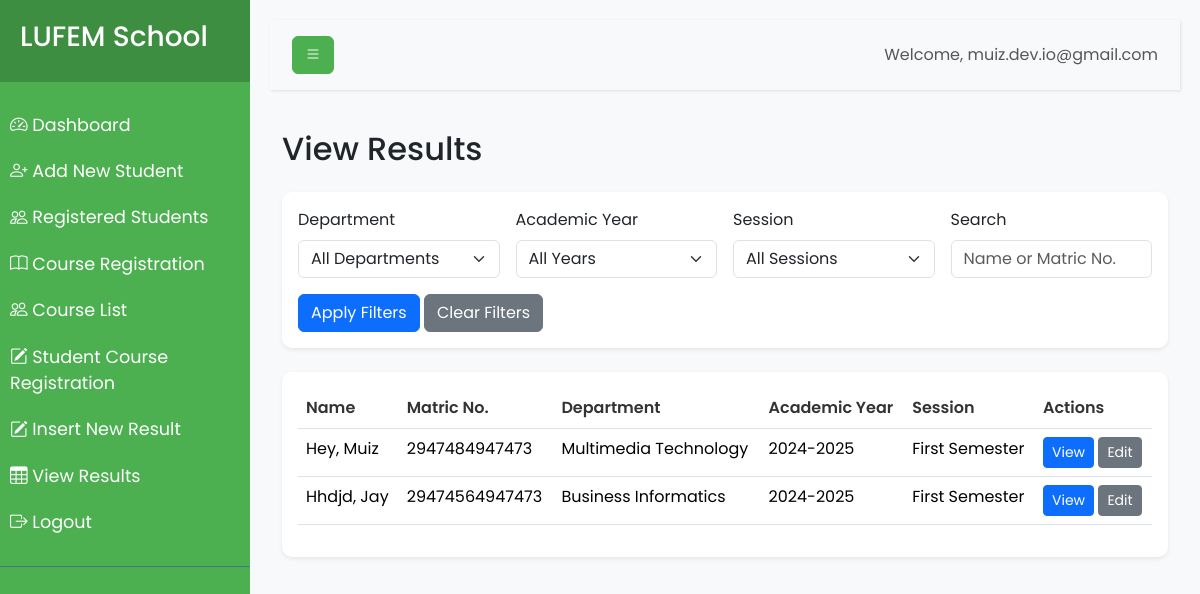
Page /dashboard/view_result.php (signed in) on the earlier database version.
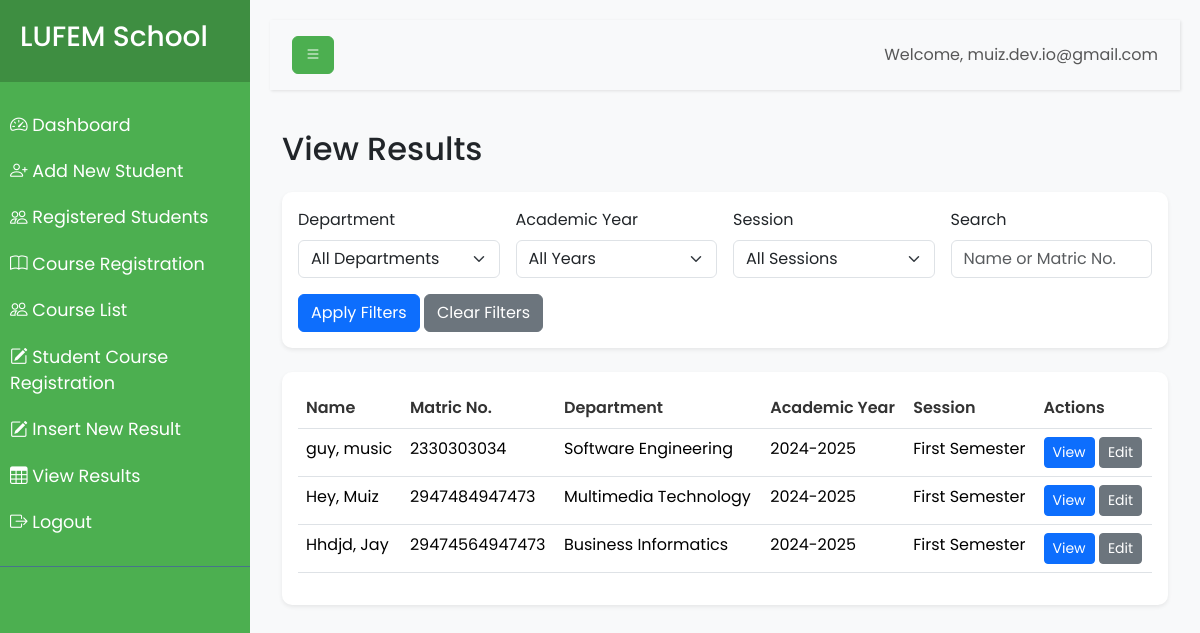
Same page on the later database version.
### tables this page shows
CREATE TABLE `Students` (
  `student_id` int(11) NOT NULL,
  `matriculation_number` varchar(20) NOT NULL,
  `first_name` varchar(50) NOT NULL,
  `last_name` varchar(50) NOT NULL,
  `department_id` int(11) NOT NULL,
  `gender` enum('Male','Female','Other') NOT NULL,
  `class` enum('ND1','ND2','HND1','HND2') NOT NULL,
  `academic_year_id` int(11) NOT NULL,
  `session_id` int(11) NOT NULL,
  `password` varchar(255) NOT NULL
);

CREATE TABLE `Departments` (
  `department_id` int(11) NOT NULL,
  `department_name` varchar(100) NOT NULL
);

### db.php (called while the page is built, shortened)
<?php
$host = 'localhost';
$dbname = 'lf';
$username = 'root';
$password = '';
try {
    $conn = new mysqli($host, $username, $password, $dbname);
} catch (Exception $e) {
    die("Database connection failed: " . $e->getMessage());
}
function executeQuery($sql, $params = []) {
    global $conn;
    $stmt = $conn->prepare($sql);
    if (!empty($params)) {
        $types = str_repeat('s', count($params));
        $stmt->bind_param($types, ...$params);
    }
    $stmt->execute();
    return $stmt;
}
function fetchAll($sql, $params = []) {
    $stmt = executeQuery($sql, $params);
    $result = $stmt->get_result();
    return $result->fetch_all(MYSQLI_ASSOC);
}

### dashboard/view_result.php (the view, shortened to what the changed rows need)
<?php
require_once '../db.php';
$page = isset($_GET['page']) ? (int)$_GET['page'] : 1;
$limit = 10;
$offset = ($page - 1) * $limit;
$query = "SELECT DISTINCT s.student_id, s.first_name, s.last_name, s.matriculation_number,
               d.department_name, ay.academic_year, sess.session_name
        FROM Students s
        JOIN Departments d ON s.department_id = d.department_id
        JOIN Results r ON s.student_id = r.student_id
        JOIN AcademicYears ay ON r.academic_year_id = ay.academic_year_id
        JOIN Sessions sess ON r.session_id = sess.session_id
        WHERE 1=1";
$params = [];
$query .= " ORDER BY s.last_name, s.first_name";
$query .= " LIMIT ? OFFSET ?";
$params[] = $limit;
$params[] = $offset;
$results = fetchAll($query, $params);
?>
<!DOCTYPE html>
<html lang="en">
<head>
    <link href="https://cdn.jsdelivr.net/npm/bootstrap@5.3.3/dist/css/bootstrap.min.css" rel="stylesheet">
    <link href="https://cdn.jsdelivr.net/npm/bootstrap-icons@1.7.2/font/bootstrap-icons.css" rel="stylesheet">
    <link rel="stylesheet" href="../css/dashboard.css">
</head>
<body>
    <div class="wrapper">
        <div id="content">
            <div class="container-fluid mt-4">
                <h2 class="mb-4">View Results</h2>
                <div class="card shadow-sm">
                    <div class="card-body">
                        <div class="table-responsive">
                            <table class="table table-hover">
                                <thead>
                                    <tr>
                                        <th>Name</th>
                                        <th>Matric No.</th>
                                        <th>Department</th>
                                        <th>Academic Year</th>
                                        <th>Session</th>
                                        <th>Actions</th>
                                    </tr>
                                </thead>
                                <tbody>
                                    <?php foreach ($results as $result): ?>
                                        <tr>
                                            <td><?php echo htmlspecialchars($result['last_name'] . ', ' . $result['first_name']); ?></td>
                                            <td><?php echo htmlspecialchars($result['matriculation_number']); ?></td>
                                            <td><?php echo htmlspecialchars($result['department_name']); ?></td>
                                            <td><?php echo htmlspecialchars($result['academic_year']); ?></td>
                                            <td><?php echo htmlspecialchars($result['session_name']); ?></td>
                                            <td class="action-buttons">
                                                <button class="btn btn-sm btn-primary view-result" data-student-id="<?php echo $result['student_id']; ?>" data-academic-year="<?php echo $result['academic_year']; ?>" data-session="<?php echo $result['session_name']; ?>">View</button>
                                                <button class="btn btn-sm btn-secondary edit-result" data-student-id="<?php echo $result['student_id']; ?>" data-academic-year="<?php echo $result['academic_year']; ?>" data-session="<?php echo $result['session_name']; ?>">Edit</button>
                                            </td>
                                        </tr>
                                    <?php endforeach; ?>
                                </tbody>
                            </table>
                        </div>
                    </div>
                </div>
            </div>
        </div>
    </div>
</body>
</html>

Differences in the rows shown:
added students: last_name+first_name "guy, music", matriculation_number "2330303034", department.department_name "Software Engineering", academic_year "2024-2025", session_name "First Semester"
